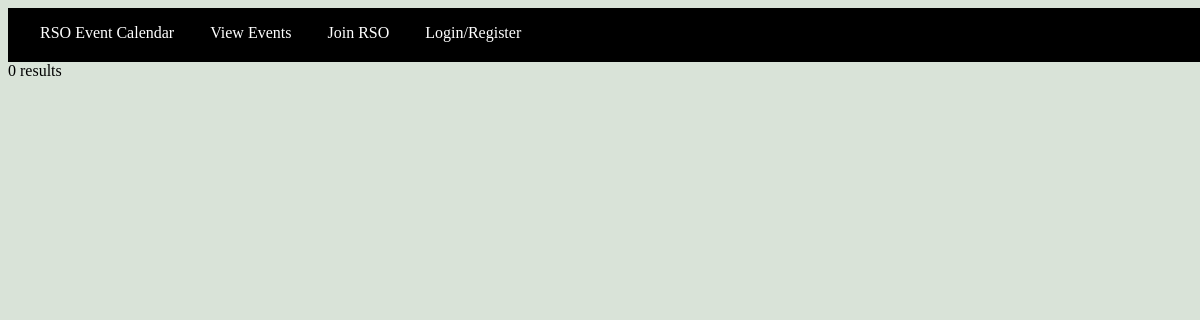
/php/populate_events.php, run on an earlier commit of the app's database.
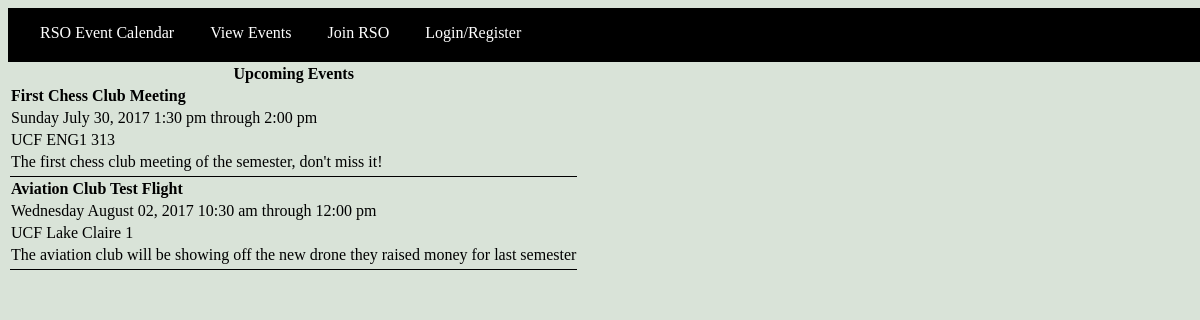
And on a later commit of the database.
### tables this page shows
CREATE TABLE events(
        eid           VARCHAR(11)   NOT NULL,
        rso_id        INT           NOT NULL,
        name          VARCHAR(255)  NOT NULL,
        visibility    INTEGER       NOT NULL,
        email         VARCHAR(255)  NOT NULL,
        type          VARCHAR(11)   NOT NULL,
        phone         VARCHAR(20)   NOT NULL,
        start_date    DATETIME      NOT NULL,
        end_date      DATETIME      NOT NULL,
        location      VARCHAR(255)  NOT NULL,
        room          VARCHAR(255)  NOT NULL,
        description   TEXT  NOT NULL,
        FOREIGN KEY (rso_id) REFERENCES rso (rso_id) ON DELETE CASCADE,
        PRIMARY KEY (eid)
);

### php/functions.php (called while the page is built, shortened)
<?php
$dbhost = 'localhost';
$dbname = 'event_db';
$dbuser = 'root';
$dbpass = '';
$con = mysqli_connect($dbhost, $dbuser, $dbpass, $dbname) or
  die(mysql_error());
function queryMysql($query)
{
  global $con;
  $result = mysqli_query($con, $query);
  return $result;
}
 ?>

### php/populate_events.php (the view, shortened to what this page needs)
<?php
  require_once 'php/header.php';
 ?>
<hmtl>
<head>
</head>
<body>
    <nav class="navbar">
      <a href="index.php" class="navbtn-home"> RSO Event Calendar </a>
      <a href="populate_events.php" class="navbtn"> View Events </a>
      <a href="populate_rso.php" class="navbtn"> Join RSO </a>
      <a href="login.html" class="navbtn"> Login/Register </a>
    </nav>
<?php
$sql = "SELECT
            a.name,
            a.start_date,
            a.end_date,
            a.location,
            a.room,
            a.description
        FROM
            events a";
$result = queryMysql($sql);
if ($result->num_rows > 0) {
    echo "<table>
            <tr>
            <th>Upcoming Events</th>
            </tr>";
    while($row = $result->fetch_assoc()) {
        $stime = strtotime($row['start_date']);
        $etime = strtotime($row['end_date']);
        echo "<tr><td><strong>" . $row["name"] . "</strong></td></tr>";
        echo "<tr><td>" . date('l F d, Y g:i a', $stime) . " through " . date('g:i a', $etime) . "</td></tr>";
        echo "<tr><td>" . $row["location"] . " " . $row["room"] . "</td></tr>";
        echo "<tr><td>" . $row["description"] . "</td></tr>";
        echo '<tr class="bordered"><td></td></tr>';
    }
    echo "</table>";
} else {
    echo "0 results";
}
?>
</body>
</html>

What changed in the data, as far as the page shows it:
added events: name "First Chess Club Meeting", start_date "Sunday July 30, 2017 1:30 pm", end_date "2:00 pm", location "UCF ENG1", room "313", description "The first chess club meeting of the semester, don't miss it!"
added events: name "Aviation Club Test Flight", start_date "Wednesday August 02, 2017 10:30 am", end_date "12:00 pm", location "UCF Lake Claire", room "1", description "The aviation club will be showing off the new drone they raised money for last semester"
Also different on the page:
text no longer shown: "0 results"
text now shown: "Upcoming Events"
